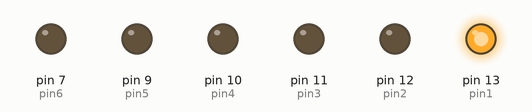
Recording of a sketch running on a simulated Arduino Uno, built with avr-gcc and run on an emulated ATmega328P. Shown: output pins drawn as LEDs (lit = HIGH).

Above: at 0.05 s.
At 0.75 s:
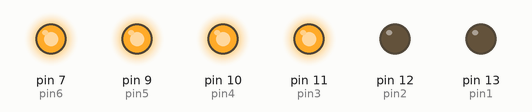
At 1.35 s:
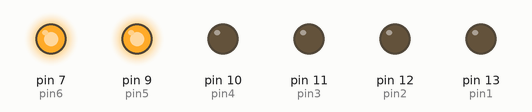
At 2.75 s:
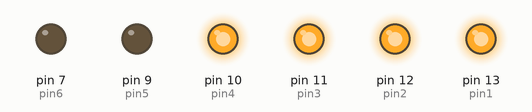
At 4.15 s:
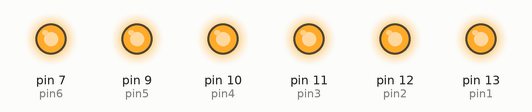
At 5.45 s:
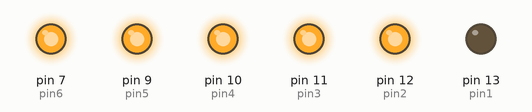
Timing chart, 0 to 5.8 s (numbered marks = the images above):
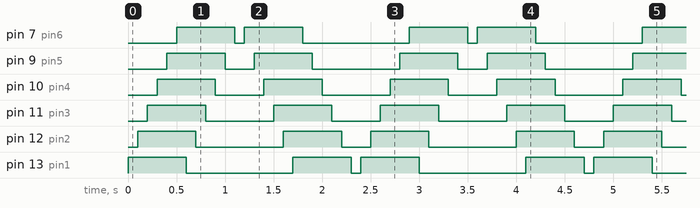

The sketch:

pro13__6_led_fwd_rev.ino
```cpp
int pin1 = 13;
int pin2 = 12;
int pin3 = 11;
int pin4 = 10;
int pin5 = 9;
int pin6 = 7;
int del = 100;
void setup () {

  pinMode (pin1, OUTPUT);
  pinMode (pin2, OUTPUT);
  pinMode (pin3, OUTPUT);
  pinMode (pin4, OUTPUT);
  pinMode (pin5, OUTPUT);
  pinMode (pin6, OUTPUT);
}

void loop () {
  digitalWrite (pin1, HIGH);
  delay (del);
  digitalWrite (pin2, HIGH);
  delay (del);
  digitalWrite (pin3, HIGH);
  delay (del);
  digitalWrite (pin4, HIGH);
  delay (del);
  digitalWrite (pin5, HIGH);
  delay (del);
  digitalWrite (pin6, HIGH);
  delay (del);
  digitalWrite(pin1, LOW);
  delay (del);
  digitalWrite(pin2, LOW);
  delay (del);
  digitalWrite(pin3, LOW);
  delay (del);
  digitalWrite(pin4, LOW);
  delay (del);
  digitalWrite(pin5, LOW);
  delay (del);
  digitalWrite (pin6, LOW);
  delay (del);
  digitalWrite (pin6, HIGH);
  delay (del);
  digitalWrite (pin5, HIGH);
  delay (del);
  digitalWrite (pin4, HIGH);
  delay (del);
  digitalWrite (pin3, HIGH);
  delay (del);
  digitalWrite (pin2, HIGH);
  delay(del);
  digitalWrite (pin1, HIGH);
  delay (del);
  digitalWrite (pin6, LOW);
  delay (del);
  digitalWrite (pin5, LOW);
  delay (del);
  digitalWrite (pin4, LOW);
  delay(del);
  digitalWrite (pin3, LOW);
  delay(del);
  digitalWrite (pin2, LOW);
  delay(del);
  digitalWrite (pin1, LOW);
  delay(del);

}
```

Measured:
- by itself, pin 7 (pin6): repeats every 2.4 s: LOW 0.10 s, HIGH 0.60 s, LOW 1.1 s, HIGH 0.60 s
- by itself, pin 9 (pin5): repeats every 2.4 s: LOW 0.30 s, HIGH 0.60 s, LOW 0.90 s, HIGH 0.60 s
- by itself, pin 10 (pin4): repeats every 2.4 s: LOW 0.50 s, HIGH 0.60 s, LOW 0.70 s, HIGH 0.60 s
- by itself, pin 11 (pin3): repeats every 2.4 s: LOW 0.70 s, HIGH 0.60 s, LOW 0.50 s, HIGH 0.60 s
- by itself, pin 12 (pin2): repeats every 2.4 s: LOW 0.90 s, HIGH 0.60 s, LOW 0.30 s, HIGH 0.60 s
- by itself, pin 13 (pin1): repeats every 2.4 s: LOW 1.1 s, HIGH 0.60 s, LOW 0.10 s, HIGH 0.60 s
